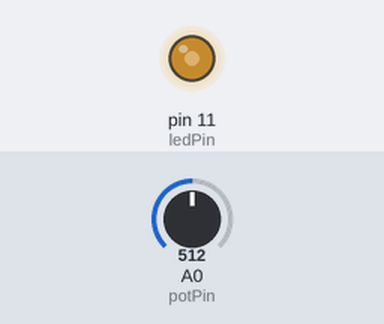
Recording of a sketch running on a simulated Arduino Uno, built with avr-gcc and run on an emulated ATmega328P. On the bench: output pins drawn as LEDs (lit = HIGH). The inputs (shaded band) are chosen by the test bench; at power-on: A0 (potPin) = 512.

Above: at 1.2 s.
1.3 s: A0 (potPin) set to 716
At 2.4 s:
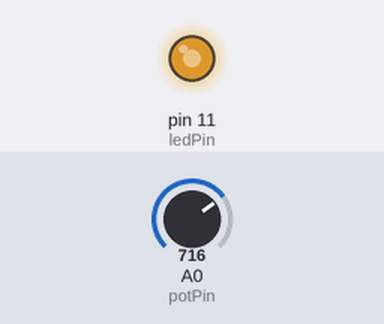
2.8 s: A0 (potPin) set to 900
At 3.6 s:
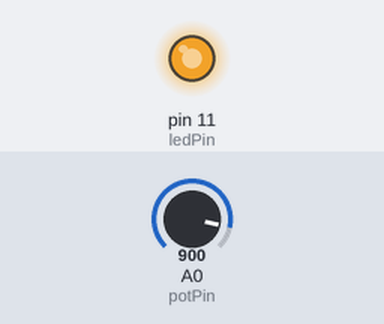
4.3 s: A0 (potPin) set to 122
At 4.7 s:
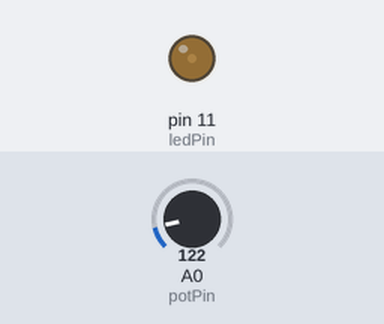
5.8 s: A0 (potPin) set to 0
At 7.1 s:
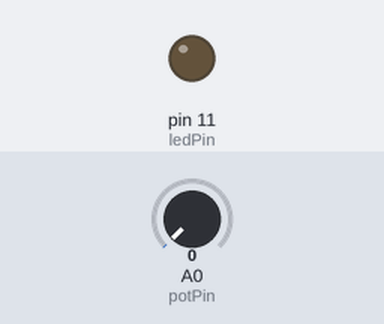
Timing chart, 0 to 8.3 s (numbered marks = the images above; inputs shaded):
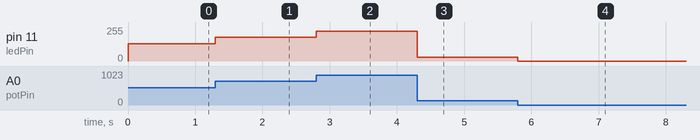

Measured:
- after the input at 1.3 s, pin 11 (ledPin): 128/255 → 179/255 at once
- after the input at 2.8 s, pin 11 (ledPin): 179/255 → 225/255 at once
- after the input at 4.3 s, pin 11 (ledPin): 225/255 → 30/255 at once
- after the input at 5.8 s, pin 11 (ledPin): 30/255 → 0/255 at once

The sketch:

L2_5.ino
```cpp
const int potPin = A0;
const int ledPin = 11; // global variables are initialized to 0 by default

int potValue = 0;
int ledValue = 0;

void setup() {
  // put your setup code here, to run once:
  pinMode(potPin, INPUT);
  pinMode(ledPin, OUTPUT);
}

void loop() {
  // put your main code here, to run repeatedly:
  potValue = analogRead(potPin);

  //potValue = map(potValue, 0, 1023, 0, 255);
  //potValue = potValue / 4; -> this works just as well analogWrite(ledPin, ledValue);
  potValue = potValue / 4;
  analogWrite(ledPin, potValue);

}
```
